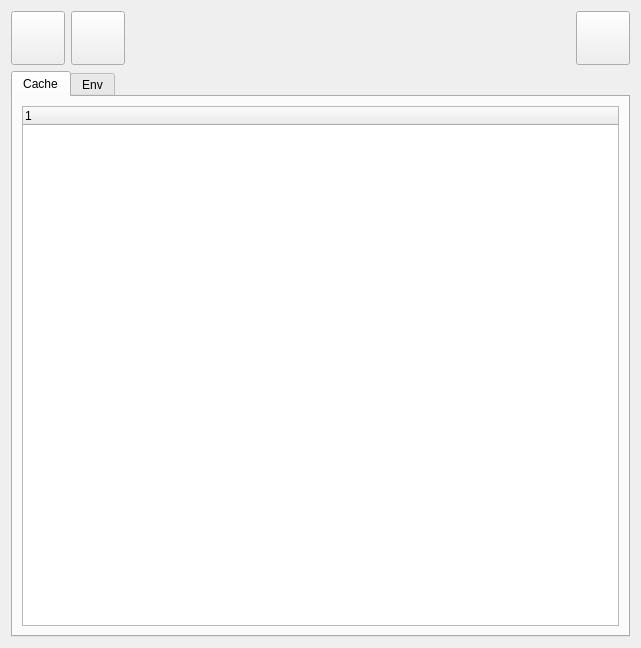
<?xml version="1.0" encoding="UTF-8"?>
<ui version="4.0">
 <class>Form</class>
 <widget class="QWidget" name="Form">
  <property name="geometry">
   <rect>
    <x>0</x>
    <y>0</y>
    <width>641</width>
    <height>648</height>
   </rect>
  </property>
  <property name="sizePolicy">
   <sizepolicy hsizetype="Preferred" vsizetype="Preferred">
    <horstretch>0</horstretch>
    <verstretch>0</verstretch>
   </sizepolicy>
  </property>
  <property name="minimumSize">
   <size>
    <width>0</width>
    <height>0</height>
   </size>
  </property>
  <property name="windowTitle">
   <string>Form</string>
  </property>
  <layout class="QVBoxLayout" name="verticalLayout">
   <item>
    <layout class="QHBoxLayout" name="horizontalLayout_2">
     <property name="topMargin">
      <number>0</number>
     </property>
     <item>
      <widget class="QPushButton" name="pushButton_2">
       <property name="sizePolicy">
        <sizepolicy hsizetype="Fixed" vsizetype="Fixed">
         <horstretch>0</horstretch>
         <verstretch>0</verstretch>
        </sizepolicy>
       </property>
       <property name="minimumSize">
        <size>
         <width>54</width>
         <height>54</height>
        </size>
       </property>
       <property name="maximumSize">
        <size>
         <width>54</width>
         <height>54</height>
        </size>
       </property>
       <property name="text">
        <string/>
       </property>
      </widget>
     </item>
     <item>
      <widget class="QPushButton" name="pushButton_4">
       <property name="sizePolicy">
        <sizepolicy hsizetype="Fixed" vsizetype="Fixed">
         <horstretch>0</horstretch>
         <verstretch>0</verstretch>
        </sizepolicy>
       </property>
       <property name="minimumSize">
        <size>
         <width>54</width>
         <height>54</height>
        </size>
       </property>
       <property name="maximumSize">
        <size>
         <width>54</width>
         <height>54</height>
        </size>
       </property>
       <property name="text">
        <string/>
       </property>
      </widget>
     </item>
     <item>
      <spacer name="horizontalSpacer">
       <property name="orientation">
        <enum>Qt::Horizontal</enum>
       </property>
       <property name="sizeHint" stdset="0">
        <size>
         <width>40</width>
         <height>20</height>
        </size>
       </property>
      </spacer>
     </item>
     <item>
      <widget class="QPushButton" name="pushButton_3">
       <property name="sizePolicy">
        <sizepolicy hsizetype="Fixed" vsizetype="Fixed">
         <horstretch>0</horstretch>
         <verstretch>0</verstretch>
        </sizepolicy>
       </property>
       <property name="minimumSize">
        <size>
         <width>54</width>
         <height>54</height>
        </size>
       </property>
       <property name="maximumSize">
        <size>
         <width>54</width>
         <height>54</height>
        </size>
       </property>
       <property name="text">
        <string/>
       </property>
      </widget>
     </item>
    </layout>
   </item>
   <item>
    <widget class="QTabWidget" name="tabWidget">
     <property name="mouseTracking">
      <bool>false</bool>
     </property>
     <property name="focusPolicy">
      <enum>Qt::TabFocus</enum>
     </property>
     <property name="contextMenuPolicy">
      <enum>Qt::DefaultContextMenu</enum>
     </property>
     <property name="acceptDrops">
      <bool>false</bool>
     </property>
     <property name="layoutDirection">
      <enum>Qt::LeftToRight</enum>
     </property>
     <property name="autoFillBackground">
      <bool>false</bool>
     </property>
     <property name="tabPosition">
      <enum>QTabWidget::North</enum>
     </property>
     <property name="tabShape">
      <enum>QTabWidget::Rounded</enum>
     </property>
     <property name="currentIndex">
      <number>0</number>
     </property>
     <property name="iconSize">
      <size>
       <width>16</width>
       <height>16</height>
      </size>
     </property>
     <property name="elideMode">
      <enum>Qt::ElideNone</enum>
     </property>
     <property name="usesScrollButtons">
      <bool>true</bool>
     </property>
     <property name="documentMode">
      <bool>false</bool>
     </property>
     <property name="tabsClosable">
      <bool>false</bool>
     </property>
     <property name="movable">
      <bool>false</bool>
     </property>
     <widget class="QWidget" name="editCacheTab">
      <attribute name="title">
       <string>Cache</string>
      </attribute>
      <layout class="QVBoxLayout" name="verticalLayout_2">
       <item>
        <widget class="QTreeWidget" name="cacheTreeWidget">
         <column>
          <property name="text">
           <string notr="true">1</string>
          </property>
         </column>
        </widget>
       </item>
      </layout>
     </widget>
     <widget class="QWidget" name="editEnvTab">
      <attribute name="title">
       <string>Env</string>
      </attribute>
      <layout class="QVBoxLayout" name="verticalLayout_3">
       <item>
        <layout class="QHBoxLayout" name="horizontalLayout">
         <item>
          <widget class="QLabel" name="label">
           <property name="minimumSize">
            <size>
             <width>30</width>
             <height>0</height>
            </size>
           </property>
           <property name="text">
            <string>Env</string>
           </property>
           <property name="alignment">
            <set>Qt::AlignRight|Qt::AlignTrailing|Qt::AlignVCenter</set>
           </property>
          </widget>
         </item>
         <item>
          <widget class="QLineEdit" name="envNameField">
           <property name="sizePolicy">
            <sizepolicy hsizetype="Fixed" vsizetype="Fixed">
             <horstretch>0</horstretch>
             <verstretch>0</verstretch>
            </sizepolicy>
           </property>
           <property name="minimumSize">
            <size>
             <width>10</width>
             <height>20</height>
            </size>
           </property>
          </widget>
         </item>
         <item>
          <widget class="QLabel" name="label_2">
           <property name="text">
            <string>Dir</string>
           </property>
          </widget>
         </item>
         <item>
          <widget class="QLineEdit" name="dirField"/>
         </item>
         <item>
          <widget class="QPushButton" name="pushButton">
           <property name="sizePolicy">
            <sizepolicy hsizetype="Fixed" vsizetype="Fixed">
             <horstretch>0</horstretch>
             <verstretch>0</verstretch>
            </sizepolicy>
           </property>
           <property name="minimumSize">
            <size>
             <width>30</width>
             <height>0</height>
            </size>
           </property>
           <property name="maximumSize">
            <size>
             <width>50</width>
             <height>16777215</height>
            </size>
           </property>
           <property name="text">
            <string>Add</string>
           </property>
          </widget>
         </item>
        </layout>
       </item>
       <item>
        <widget class="QTableWidget" name="envListTableWidget"/>
       </item>
      </layout>
     </widget>
    </widget>
   </item>
  </layout>
 </widget>
 <resources/>
 <connections/>
</ui>
